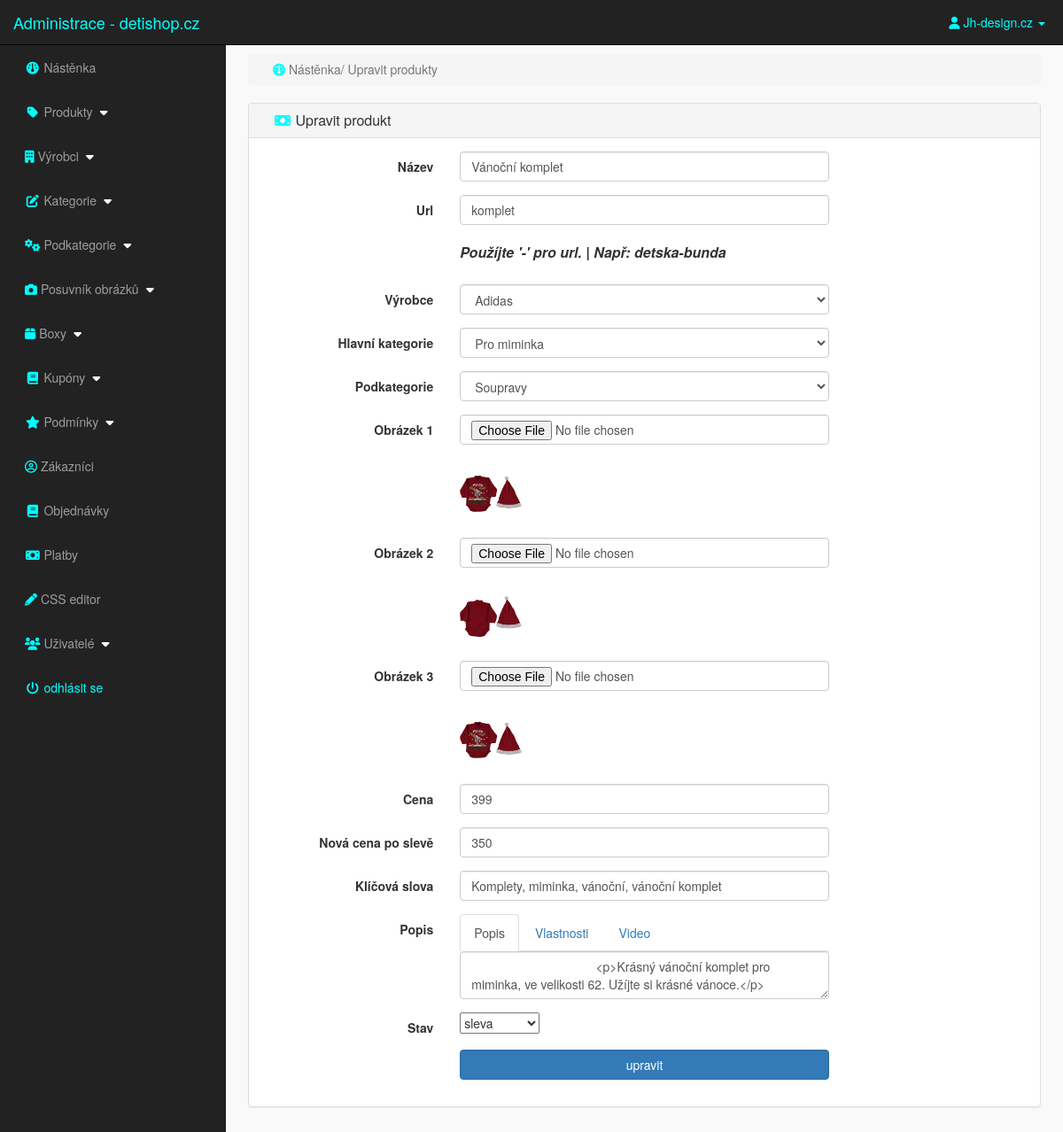
The page /admin_area/index.php?edit_product=1 (signed in) on the database its author committed.
### tables this page shows
CREATE TABLE `products` (
  `product_id` int(10) NOT NULL,
  `cat_id` int(10) NOT NULL,
  `p_cat_id` int(10) NOT NULL,
  `manufacturer_id` int(100) NOT NULL,
  `date` timestamp NOT NULL DEFAULT CURRENT_TIMESTAMP ON UPDATE CURRENT_TIMESTAMP,
  `product_title` text NOT NULL,
  `product_url` text NOT NULL,
  `product_img1` text NOT NULL,
  `product_img2` text NOT NULL,
  `product_img3` text NOT NULL,
  `product_price` int(10) NOT NULL,
  `product_keywords` text NOT NULL,
  `product_desc` text NOT NULL,
  `product_features` text NOT NULL,
  `product_video` text NOT NULL,
  `product_label` text NOT NULL,
  `product_sale` int(100) NOT NULL
);

CREATE TABLE `manufacturers` (
  `manufacturer_id` int(10) NOT NULL,
  `manufacturer_title` text NOT NULL,
  `manufacturer_top` text NOT NULL,
  `manufacturer_image` text NOT NULL
);

CREATE TABLE `categories` (
  `cat_id` int(10) NOT NULL,
  `cat_title` text NOT NULL,
  `cat_top` text NOT NULL,
  `cat_image` text NOT NULL
);

CREATE TABLE `product_categories` (
  `p_cat_id` int(10) NOT NULL,
  `p_cat_title` text NOT NULL,
  `p_cat_top` text NOT NULL,
  `p_cat_image` text NOT NULL
);

### admin_area/edit_product.php (the view, shortened to what this page needs)
<?php
    if(!isset($_SESSION['admin_email'])){
        echo "<script>window.open('login.php','_self')</script>";
    }else{
?>
<?php
    if(isset($_GET['edit_product'])){
        $edit_id = $_GET['edit_product'];
        $get_p = "select * from products where product_id='$edit_id'";
        $run_edit = mysqli_query($con,$get_p);
        $row_edit = mysqli_fetch_array($run_edit);
        $p_title = $row_edit['product_title'];
        $p_url = $row_edit['product_url'];
        $p_cat = $row_edit['p_cat_id'];
        $cat = $row_edit['cat_id'];
        $m_id = $row_edit['manufacturer_id'];
        $p_image1 = $row_edit['product_img1'];
        $p_image2 = $row_edit['product_img2'];
        $p_image3 = $row_edit['product_img3'];
        $p_price = $row_edit['product_price'];
        $p_sale = $row_edit['product_sale'];
        $p_keywords = $row_edit['product_keywords'];
        $p_desc = $row_edit['product_desc'];
        $p_label = $row_edit['product_label'];
    }
        $get_manufacturer = "select * from manufacturers where manufacturer_id='$m_id'";
        $run_manufacturer = mysqli_query($con,$get_manufacturer);
        $row_manufacturer = mysqli_fetch_array($run_manufacturer);
        $manufacturer_id = $row_manufacturer['manufacturer_id'];
        $manufacturer_title = $row_manufacturer['manufacturer_title'];
        $get_p_cat = "select * from product_categories where p_cat_id='$p_cat'";
        $run_p_cat = mysqli_query($con,$get_p_cat);
        $row_p_cat = mysqli_fetch_array($run_p_cat);
        $p_cat_title = $row_p_cat['p_cat_title'];
        $get_cat = "select * from categories where cat_id='$cat'";
        $run_cat = mysqli_query($con,$get_cat);
        $row_cat = mysqli_fetch_array($run_cat);
        $cat_title = $row_cat['cat_title'];
?>
<!DOCTYPE html>
<html lang="en">
<head>
</head>
<body>
<div class="row">
    <div class="col-lg-12">
        <ol class="breadcrumb">
            <li class="active">
                <i class="fa fa-dashboard"></i> Nástěnka/ Upravit produkty
            </li>
        </ol>
    </div>
</div>
<div class="row">
    <div class="col-lg-12">
        <div class="panel panel-default">
           <div class="panel-heading">
               <h3 class="panel-title">
                   <i class="fa fa-money fa-fw"></i> Upravit produkt
               </h3>
           </div>
           <div class="panel-body">
               <form method="post" class="form-horizontal" enctype="multipart/form-data">
                   <div class="form-group">
                      <label class="col-md-3 control-label"> Název</label>
                      <div class="col-md-6">
                          <input name="product_title" type="text" class="form-control" required value="<?php echo $p_title; ?>">
                      </div>
                   </div>
                   <div class="form-group">
                      <label class="col-md-3 control-label"> Url </label>
                      <div class="col-md-6">
                          <input name="product_url" type="text" class="form-control" required value="<?php echo $p_url; ?>">
                            <br>
                            <p style="font-weight:bold;font-style:italic;font-size:16px;"> Použíjte '-' pro url. | Např: detska-bunda </p>
                      </div>
                   </div>
                   <div class="form-group">
                      <label class="col-md-3 control-label"> Výrobce </label>
                      <div class="col-md-6">
                          <select name="manufacturer" class="form-control">
                              <option selected value="<?php echo $manufacturer_id; ?>"> <?php echo $manufacturer_title; ?> </option>
                          </select>
                      </div>
                   </div>
                   <div class="form-group">
                      <label class="col-md-3 control-label"> Hlavní kategorie </label>
                      <div class="col-md-6">
                          <select name="cat" class="form-control">
                              <option value="<?php echo $cat; ?>"> <?php echo $cat_title; ?> </option>
                          </select>
                      </div>
                   </div>
                   <div class="form-group">
                      <label class="col-md-3 control-label"> Podkategorie</label>
                      <div class="col-md-6">
                          <select name="product_cat" class="form-control">
                              <option value="<?php echo $p_cat; ?>"> <?php echo $p_cat_title; ?> </option>
                          </select>
                      </div>
                   </div>
                   <div class="form-group">
                      <label class="col-md-3 control-label"> Obrázek 1 </label>
                      <div class="col-md-6">
                          <input name="product_img1" type="file" class="form-control">
                          <br>
                          <img width="70" height="70" src="product_images/<?php echo $p_image1; ?>" alt="<?php echo $p_image1; ?>">
                      </div>
                   </div>
                   <div class="form-group">
                      <label class="col-md-3 control-label"> Obrázek 2 </label>
                      <div class="col-md-6">
                          <input name="product_img2" type="file" class="form-control">
                          <br>
                          <img width="70" height="70" src="product_images/<?php echo $p_image2; ?>" alt="<?php echo $p_image2; ?>">
                      </div>
                   </div>
                   <div class="form-group">
                      <label class="col-md-3 control-label"> Obrázek 3 </label>
                      <div class="col-md-6">
                          <input name="product_img3" type="file" class="form-control form-height-custom">
                          <br>
                          <img width="70" height="70" src="product_images/<?php echo $p_image3; ?>" alt="<?php echo $p_image3; ?>">
                      </div>
                   </div>
                   <div class="form-group">
                      <label class="col-md-3 control-label"> Cena </label>
                      <div class="col-md-6">
                          <input name="product_price" type="text" class="form-control" required value="<?php echo $p_price; ?>">
                      </div>
                   </div>
                   <div class="form-group">
                      <label class="col-md-3 control-label"> Nová cena po slevě </label>
                      <div class="col-md-6">
                          <input name="product_sale" type="text" class="form-control" required value="<?php echo $p_sale; ?>">
                      </div>
                   </div>
                   <div class="form-group">
                      <label class="col-md-3 control-label"> Klíčová slova </label>
                      <div class="col-md-6">
                          <input name="product_keywords" type="text" class="form-control" required value="<?php echo $p_keywords; ?>">
                      </div>
                   </div>
                   <div class="form-group">
                      <label class="col-md-3 control-label"> Popis </label>
                      <div class="col-md-6">
                          <ul class="nav nav-tabs">
                            <li class="active">
                                <a data-toggle="tab" href="#descriptions" class="tab_link">
                                    Popis
                                </a>
                            </li>
                            <li>
                                <a data-toggle="tab" href="#features" class="tab_link">
                                    Vlastnosti
                                </a>
                            </li>
                            <li>
                                <a data-toggle="tab" href="#videos" class="tab_link">
                                    Video
                                </a>
                            </li>
                        </ul>
                        <div class="tab-content">
                            <div class="tab-pane fade in active" id="descriptions">
                                <textarea name="product_desc" id="desc_editor" class="form-control">
                                    <?php echo $p_desc; ?>
                                </textarea>
                            </div>
                        </div>
                      </div>
                   </div>
                   <div class="form-group">
                      <label class="col-md-3 control-label"> Stav </label>
                      <div class="col-md-6">
                        <select name="product_label">
                              <option value="<?php echo $p_label; ?>"> <?php echo $p_label; ?> </option>
                        </select>
                      </div>
                   </div>
                   <div class="form-group">
                      <label class="col-md-3 control-label"></label>
                      <div class="col-md-6">
                          <input name="update" value="upravit" type="submit" class="btn btn-primary form-control">
                      </div>
                   </div>
               </form>
           </div>
        </div>
    </div>
</div>
</body>
</html>
<?php } ?>

### admin_area/includes/sidebar.php (shortened to what this page needs)
<?php include "includes/header.php";
?>
<?php
if(!isset($_SESSION['admin_email'])){
    echo "<script>window.open('login.php','_self')</script>";
} else {
?>
<nav class="navbar navbar-inverse navbar-fixed-top">
    <div class="navbar-header">
        <a href="index.php?dashboard" class="navbar-brand" style="color:aqua;"> Administrace - detishop.cz</a>
    </div>
    <ul class="nav navbar-right top-nav">
        <li class="dropdown">
            <a href="#" class="dropdown-toggle" data-toggle="dropdown"style="color:aqua;margin-right:20px;">
                <i class="fa fa-user"></i> <?php echo $admin_name;?> <b class="caret"></b>
            </a>
        </li>
    </ul>
    <div class="collapse navbar-collapse navbar-ex1-collapse">
        <ul class="nav navbar-nav side-nav">
            <li>
                <a href="index.php?dashboard">
                    <i class="fa fa-fw fa-dashboard"></i> Nástěnka
                </a>
            </li>
            <li>
                <a href="#" data-toggle="collapse" data-target="#products">
                    <i class="fa fa-fw fa-tag"></i> Produkty
                    <i class="fa fa-fw fa-caret-down"></i>
                </a>
            </li>
            <li>
                <a href="#" data-toggle="collapse" data-target="#manufacturer">
                        <i class="fas fa-building"></i> Výrobci
                        <i class="fa fa-fw fa-caret-down"></i>
                </a>
            </li>
            <li>
                <a href="#" data-toggle="collapse" data-target="#cat">
                    <i class="fa fa-fw fa-edit"></i> Kategorie
                    <i class="fa fa-fw fa-caret-down"></i>
                </a>
            </li>
            <li>
                <a href="#" data-toggle="collapse" data-target="#p_cat">
                    <i class="fas fa-cogs"></i> Podkategorie
                    <i class="fa fa-fw fa-caret-down"></i>
                </a>
            </li>
            <li>
                <a href="#" data-toggle="collapse" data-target="#slides">
                    <i class="fas fa-camera"></i> Posuvník obrázků
                    <i class="fa fa-fw fa-caret-down"></i>
                </a>
            </li>
                <li>
                <a href="#" data-toggle="collapse" data-target="#boxes">
                        <i class="fas fa-box"></i> Boxy
                        <i class="fa fa-fw fa-caret-down"></i>
                </a>
            </li>
            <li>
                <a href="#" data-toggle="collapse" data-target="#coupon">
                        <i class="fa fa-fw fa-book"></i> Kupóny
                        <i class="fa fa-fw fa-caret-down"></i>
                </a>
            </li>
            <li>
                <a href="#" data-toggle="collapse" data-target="#terms">
                        <i class="fa fa-fw fa-star"></i> Podmínky
                        <i class="fa fa-fw fa-caret-down"></i>
                </a>
            </li>
            <li>
                    <a href="index.php?view_customers">
                    <i class="far fa-user-circle"></i> Zákazníci
                </a>
            </li>
            <li>
                <a href="index.php?view_orders">
                    <i class="fa fa-fw fa-book"></i> Objednávky
                </a>
            </li>
            <li>
                <a href="index.php?view_payments">
                    <i class="fa fa-fw fa-money"></i> Platby
                </a>
            </li>
            <li>
                    <a href="index.php?edit_css">
                    <i class="fas fa-pencil-alt"></i> CSS editor
                </a>
            </li>
            <li>
                <a href="#" data-toggle="collapse" data-target="#users">
                        <i class="fa fa-fw fa-users"></i> Uživatelé
                        <i class="fa fa-fw fa-caret-down"></i>
                </a>
            </li>
            <li>
                <a href="logout.php" style="color:aqua;">
                    <i class="fa fa-fw fa-power-off"></i> odhlásit se
                </a>
            </li>
        </ul>
    </div>
</nav>
<?php } ?>

### admin_area/css/style.css (style rules this page uses)
body { margin-top: 100px; }
@media (min-width: 768px) { body { margin-top: 50px; } }
.top-nav>li { float: left; display: inline-block; }
.top-nav>li>a { color: #999999; line-height: 20px; padding-top: 15px; padding-bottom: 15px; }
@media (min-width: 768px) { .side-nav { position: fixed; top: 51px; bottom: 0; width: 255px; overflow-y: auto; overflow-x: hidden; background-color: #222222; padding-bottom: 40px; border-radius: 0; } }
@media (min-width: 768px) { .side-nav>li>a { width: 255px; } }
.panel-body { border-radius: 5px; }
.fa-dashboard, .fa-tag, .fa-building, .fa-edit, .fa-cogs, .fa-camera, .fa-box, .fa-book, .fa-star, .fa-user-circle, .fa-book, .fa-money, .fa-pencil-alt, .fa-users, .fa-power-off { color:aqua; margin-left:13px; }
.fa-caret-down { color: white; }

### rows shown on the page
products: product_title "Vánoční komplet", product_url "komplet", product_img1 (picture), product_img2 (picture), product_img3 (picture), product_price "399", product_sale "350", product_keywords "Komplety, miminka, vánoční, vánoční komplet", product_desc "<p>Krásný vánoční komplet pro miminka, ve velikosti 62. Užíjte si krásné vánoce.</p>", product_label "sleva"
manufacturers: manufacturer "Adidas"
categories: cat "Pro miminka"
product_categories: product_cat "Soupravy"

### other values the page prints
$admin_name "Jh-design.cz"
